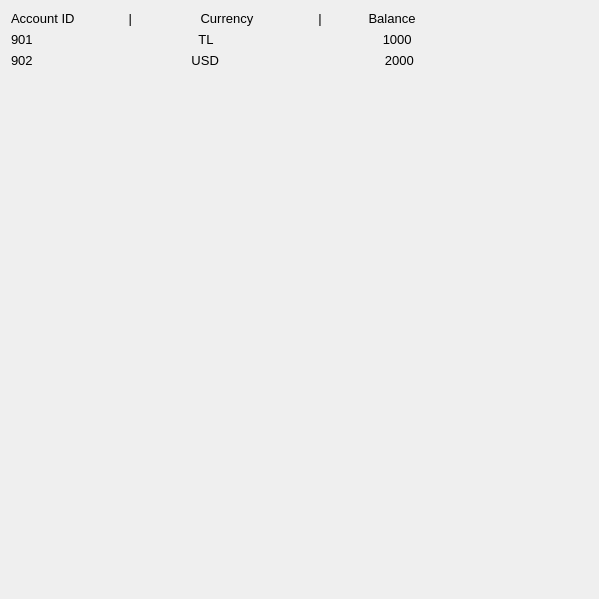
       <widget class="QWidget" name="listAccount_scrollAreaWidgetContents">
        <property name="geometry">
         <rect>
          <x>0</x>
          <y>0</y>
          <width>599</width>
          <height>599</height>
         </rect>
        </property>
        <layout class="QVBoxLayout" name="verticalLayout_2">
         <item>
          <widget class="QLabel" name="listAccounts_account_columns">
           <property name="font">
            <font>
             <pointsize>10</pointsize>
            </font>
           </property>
           <property name="text">
            <string>Account ID               |                   Currency                  |             Balance</string>
           </property>
           <property name="margin">
            <number>11</number>
           </property>
          </widget>
         </item>
         <item>
          <widget class="QLabel" name="listAccount_acc_1">
           <property name="font">
            <font>
             <pointsize>10</pointsize>
            </font>
           </property>
           <property name="text">
            <string>901                                              TL                                               1000</string>
           </property>
           <property name="margin">
            <number>11</number>
           </property>
          </widget>
         </item>
         <item>
          <widget class="QLabel" name="listAccounts_acc_2">
           <property name="font">
            <font>
             <pointsize>10</pointsize>
            </font>
           </property>
           <property name="text">
            <string>902                                            USD                                              2000</string>
           </property>
           <property name="margin">
            <number>11</number>
           </property>
          </widget>
         </item>
         <item>
          <spacer name="verticalSpacer">
           <property name="orientation">
            <enum>Qt::Vertical</enum>
           </property>
           <property name="sizeHint" stdset="0">
            <size>
             <width>20</width>
             <height>40</height>
            </size>
           </property>
          </spacer>
         </item>
        </layout>
       </widget>
